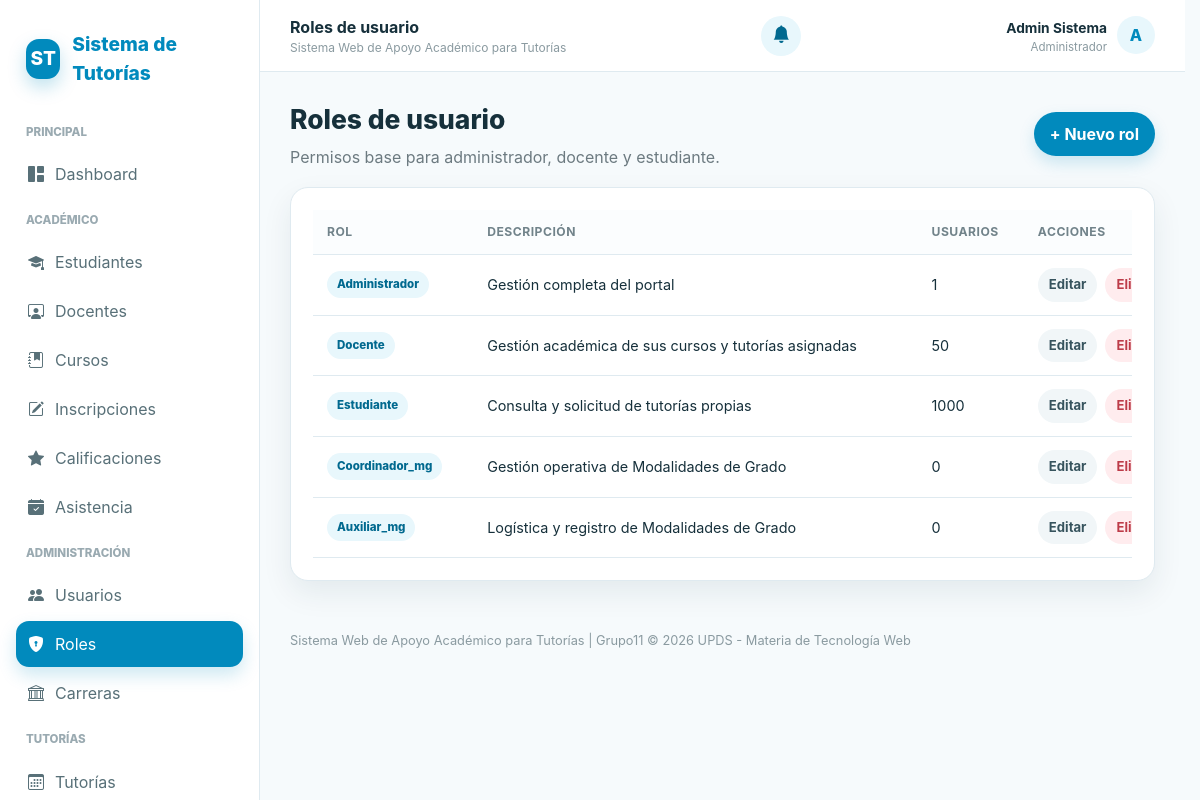
The app's page /controllers/roles.php (signed in) with its own data.
### tables this page shows
CREATE TABLE roles (
    id_rol INT AUTO_INCREMENT PRIMARY KEY,
    nombre_rol VARCHAR(30) NOT NULL UNIQUE,
    descripcion VARCHAR(150) NULL
);

### controllers/roles.php (called while the page is built, shortened)
<?php
require_once __DIR__.'/../config/conexion.php'; require_once __DIR__.'/../includes/seguridad.php'; require_role(['administrador']); require_once __DIR__.'/../models/RolModel.php';
$m=new RolModel($pdo); $id=(int)($_GET['id']??0); $accion=$_GET['accion']??'listar'; $formError=null;
$registros=$m->obtenerTodas();$tituloPagina='Roles de usuario';require __DIR__.'/../views/roles/index.php';

### models/RolModel.php (called while the page is built)
<?php class RolModel {private PDO $pdo; function __construct(PDO $pdo){$this->pdo=$pdo;} function obtenerTodas(){return $this->pdo->query('SELECT r.*,COUNT(u.id_usuario) total_usuarios FROM roles r LEFT JOIN usuarios u ON u.id_rol=r.id_rol GROUP BY r.id_rol ORDER BY r.id_rol')->fetchAll();} function obtenerPorId($id){$s=$this->pdo->prepare('SELECT * FROM roles WHERE id_rol=?');$s->execute([$id]);return $s->fetch();} function crear($d){$s=$this->pdo->prepare('INSERT INTO roles(nombre_rol,descripcion) VALUES(?,?)');return $s->execute([$d['nombre_rol'],$d['descripcion'] ?? '']);} function editar($id,$d){$s=$this->pdo->prepare('UPDATE roles SET nombre_rol=?,descripcion=? WHERE id_rol=?');return $s->execute([$d['nombre_rol'],$d['descripcion'] ?? '',$id]);} function eliminar($id){$s=$this->pdo->prepare('DELETE FROM roles WHERE id_rol=?');return $s->execute([$id]);}}

### includes/seguridad.php (called while the page is built, shortened)
<?php
function e($v): string { return htmlspecialchars((string) $v, ENT_QUOTES, 'UTF-8'); }

### views/roles/index.php (the view, shortened to what this page needs)
<?php include __DIR__.'/../layouts/header.php';?><div class="toolbar"><div><h1 class="page-title">Roles de usuario</h1><p class="subtitle">Permisos base para administrador, docente y estudiante.</p></div><a class="btn btn-primary" href="?accion=crear">+ Nuevo rol</a></div><div class="card"><div class="card-body"><div class="table-wrap"><table class="table"><thead><tr><th>Rol</th><th>Descripción</th><th>Usuarios</th><th>Acciones</th></tr></thead><tbody><?php foreach($registros as $r):?><tr><td><span class="badge badge-primary"><?=e($r['nombre_rol'] === 'docente' ? 'Docente' : ucfirst($r['nombre_rol']))?></span></td><td><?=e($r['descripcion'])?></td><td><?=e($r['total_usuarios'])?></td><td><div class="actions"><a class="btn btn-light btn-sm" href="?accion=editar&id=<?=$r['id_rol']?>">Editar</a><form method="post"><button class="btn btn-danger btn-sm" data-confirm="¿Eliminar rol? Solo será posible si no tiene usuarios.">Eliminar</button></form></div></td></tr><?php endforeach;?></tbody></table></div></div></div><?php include __DIR__.'/../layouts/footer.php';?>

### assets/css/style.css (style rules this page uses)
:root { --primary: #018abd; --primary-dark: #01698f; --primary-light: #e8f7fc; --primary-soft: #f1fbfe; --text: #16303b; --muted: #6c7a80; --bg: #f6fafc; --card: #ffffff; --border: #dfeaf0; --success: #18824a; --success-bg: #eaf8f0; --warning: #956f00; --warning-bg: #fff7df; --danger: #bd3c49; --danger-bg: #ffecee; --shadow: 0 12px 30px rgba(0, 45, 65, 0.08); --shadow-hover: 0 12px 28px rgba(1, 138, 189, 0.18); --radius: 18px; --pill: 999px; }
* { box-sizing: border-box; }
html { scroll-behavior: smooth; }
body { margin: 0; font-family: Inter, system-ui, -apple-system, BlinkMacSystemFont, "Segoe UI", sans-serif; background: var(--bg); color: var(--text); line-height: 1.5; }
a { color: inherit; text-decoration: none; }
button, input, select, textarea { font: inherit; }
button, a, input, select, textarea { -webkit-tap-highlight-color: transparent; }
.page-title { font-size: 1.65rem; font-weight: 800; margin: 0; }
.subtitle { color: var(--muted); margin: 5px 0 0; }
.toolbar { display: flex; gap: 14px; justify-content: space-between; align-items: center; flex-wrap: wrap; margin-bottom: 18px; }
.card { background: var(--card); border: 1px solid var(--border); border-radius: var(--radius); box-shadow: var(--shadow); }
.card-body { padding: 22px; }
.btn { border: 0; border-radius: var(--pill); padding: 10px 16px; font-weight: 700; cursor: pointer; display: inline-flex; align-items: center; justify-content: center; gap: 8px; transition: transform 0.2s ease, box-shadow 0.2s ease, background 0.2s ease, color 0.2s ease; }
.btn-primary { background: var(--primary); color: #ffffff; box-shadow: 0 7px 16px rgba(1, 138, 189, 0.18); }
.btn-light { background: #f1f6f8; color: #37545e; }
.btn-danger { background: var(--danger-bg); color: var(--danger); }
.btn-sm { padding: 7px 11px; font-size: 0.82rem; }
.actions { display: flex; gap: 8px; flex-wrap: wrap; align-items: center; }
.table-wrap { overflow-x: auto; }
.table { width: 100%; border-collapse: collapse; min-width: 900px; }
.table th, .table td { padding: 13px 14px; border-bottom: 1px solid var(--border); text-align: left; font-size: 0.9rem; vertical-align: middle; }
.table th { font-size: 0.76rem; text-transform: uppercase; letter-spacing: 0.04em; color: #71838a; background: #fbfdfe; }
.badge { display: inline-flex; align-items: center; border-radius: var(--pill); padding: 5px 10px; font-size: 0.72rem; font-weight: 800; white-space: nowrap; }
.badge-primary { background: var(--primary-light); color: var(--primary-dark); }
html { scrollbar-gutter: stable; }

### records on screen
roles: nombre_rol "Administrador", descripcion "Gestión completa del portal", total_usuarios "1"
roles: nombre_rol "Docente", descripcion "Gestión académica de sus cursos y tutorías asignadas", total_usuarios "50"
roles: nombre_rol "Estudiante", descripcion "Consulta y solicitud de tutorías propias", total_usuarios "1000"
roles: nombre_rol "Coordinador_mg", descripcion "Gestión operativa de Modalidades de Grado", total_usuarios "0"
roles: nombre_rol "Auxiliar_mg", descripcion "Logística y registro de Modalidades de Grado", total_usuarios "0"

### other values on screen
$tituloPagina "Roles de usuario"
$nombreUsuario "Admin Sistema"
$rolVisible "Administrador"
$inicialUsuario "A"
